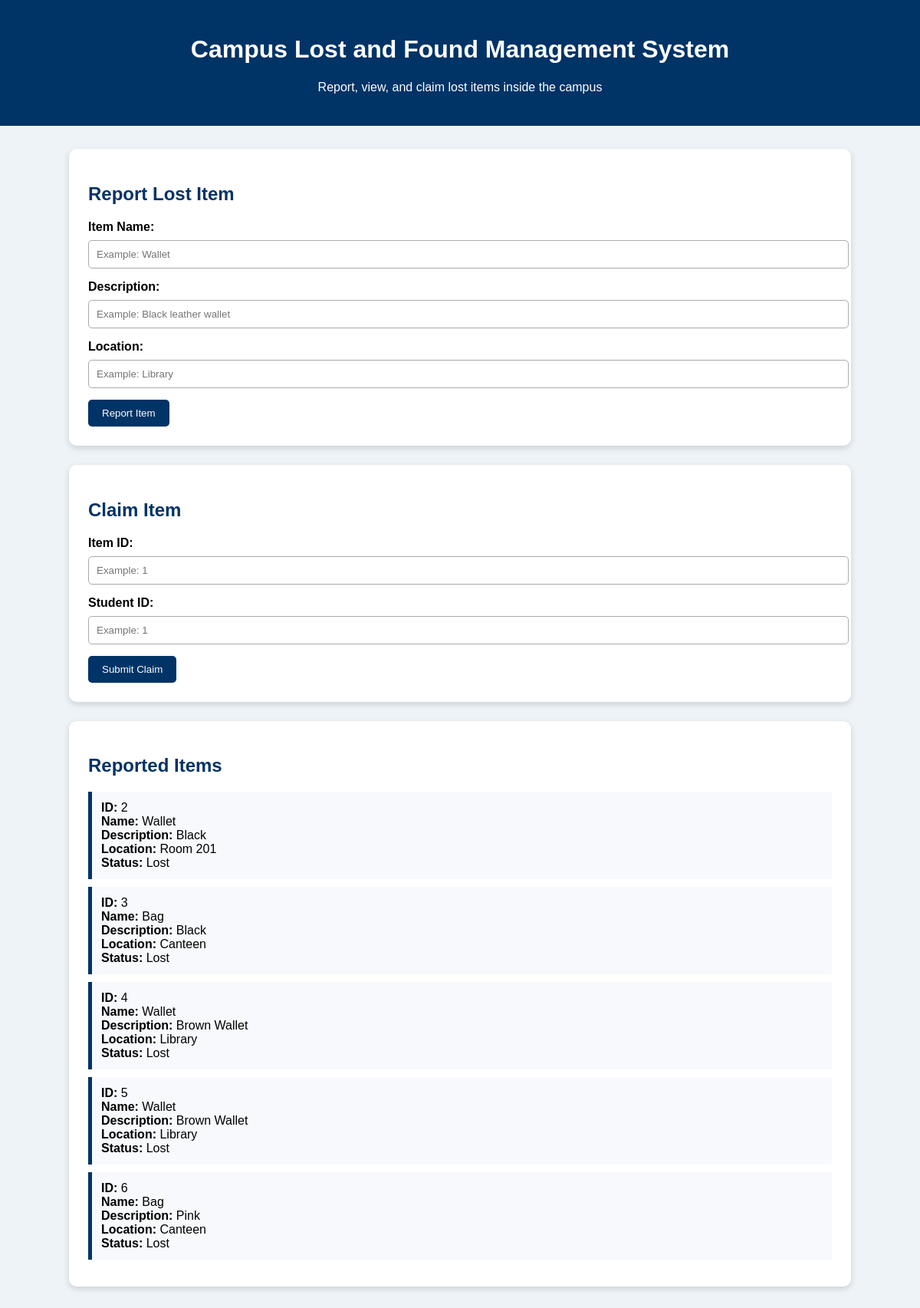
The page / on the database its author committed.
### items/models.py (models this page shows)
class Item(models.Model):
    name = models.CharField(max_length=100)
    description = models.TextField()
    location = models.CharField(max_length=100)
    status = models.CharField(max_length=20, default='Lost')

### items/views.py (the view, shortened to what this page needs)
# urls.py: path('', views.home),
def home(request):
    message = ""
    items = Item.objects.exclude(status="Claimed")
    return render(request, "index.html", {
        "message": message,
        "items": items
    })

### items/templates/index.html (shortened to what this page needs)
<!DOCTYPE html>
<html>
<head>
</head>
<body>
<div class="header">
    <h1>Campus Lost and Found Management System</h1>
    <p>Report, view, and claim lost items inside the campus</p>
</div>
<div class="container">
    <div class="card">
        <h2>Report Lost Item</h2>
        <form method="POST">
            <label>Item Name:</label>
            <input type="text" name="name" placeholder="Example: Wallet" required>
            <label>Description:</label>
            <input type="text" name="description" placeholder="Example: Black leather wallet" required>
            <label>Location:</label>
            <input type="text" name="location" placeholder="Example: Library" required>
            <button type="submit">Report Item</button>
        </form>
    </div>
    <div class="card">
        <h2>Claim Item</h2>
        <form method="POST">
            <label>Item ID:</label>
            <input type="number" name="item_id" placeholder="Example: 1" required>
            <label>Student ID:</label>
            <input type="number" name="student_id" placeholder="Example: 1" required>
            <button type="submit">Submit Claim</button>
        </form>
    </div>
    <div class="card">
        <h2>Reported Items</h2>
        {% for item in items %}
            <div class="item-box">
                <strong>ID:</strong> {{ item.id }} <br>
                <strong>Name:</strong> {{ item.name }} <br>
                <strong>Description:</strong> {{ item.description }} <br>
                <strong>Location:</strong> {{ item.location }} <br>
                <strong>Status:</strong> {{ item.status }}
            </div>
        {% empty %}
            <p>No reported items yet.</p>
        {% endfor %}
    </div>
</div>
</body>
</html>

### items/templates/index.html (style rules this page uses)
body { font-family: Arial, sans-serif; background: #eef3f8; margin: 0; padding: 0; }
.header { background: #003366; color: white; padding: 25px; text-align: center; }
.container { width: 85%; margin: 30px auto; }
.card { background: white; padding: 25px; margin-bottom: 25px; border-radius: 10px; box-shadow: 0 3px 8px rgba(0,0,0,0.15); }
h2 { color: #003366; }
label { font-weight: bold; }
input { width: 100%; padding: 10px; margin: 8px 0 15px; border: 1px solid #aaa; border-radius: 5px; }
button { background: #003366; color: white; padding: 10px 18px; border: none; border-radius: 5px; cursor: pointer; }
.item-box { background: #f7f9fc; padding: 12px; border-left: 5px solid #003366; margin-bottom: 10px; }

### rows shown on the page
Item: id "2", name "Wallet", description "Black", location "Room 201", status "Lost"
Item: id "3", name "Bag", description "Black", location "Canteen", status "Lost"
Item: id "4", name "Wallet", description "Brown Wallet", location "Library", status "Lost"
Item: id "5", name "Wallet", description "Brown Wallet", location "Library", status "Lost"
Item: id "6", name "Bag", description "Pink", location "Canteen", status "Lost"
